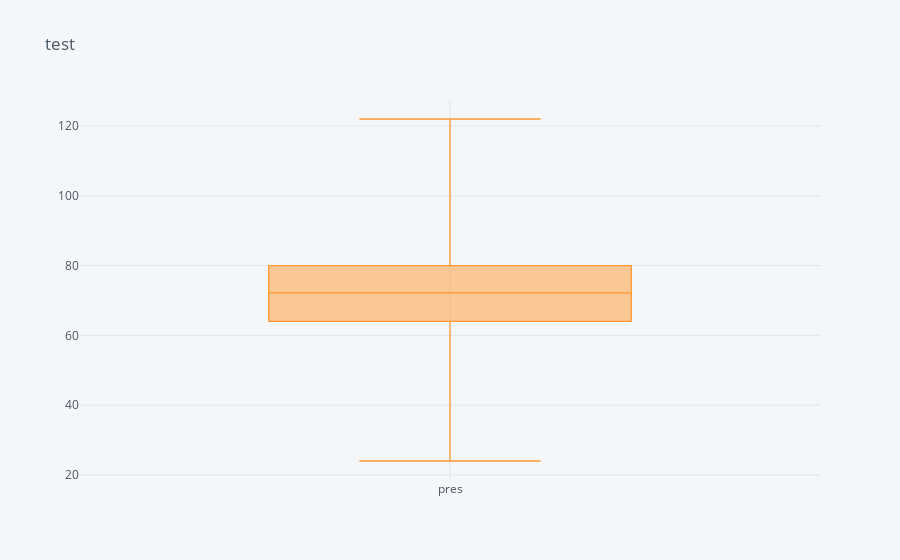

Notebook code cell kept with this figure:
### Code cell
data['pres'].iplot(kind='box', title='test')

### Figure 1 — Plotly figure (JSON) as saved in the notebook; plotly's stock layout.template omitted (floating-point values rounded to 4 significant figures; data arrays with more than 128 entries replaced by an {"elided": "..."} marker saying what was removed)
{"data": [{"boxpoints": false, "line": {"width": 1.3}, "marker": {"color": "rgba(255, 153, 51, 1.0)"}, "name": "pres", "orientation": "v", "type": "box", "y": {"elided": "768 float values"}}], "layout": {"legend": {"bgcolor": "#F5F6F9", "font": {"color": "#4D5663"}}, "paper_bgcolor": "#F5F6F9", "plot_bgcolor": "#F5F6F9", "title": {"font": {"color": "#4D5663"}, "text": "test"}, "xaxis": {"gridcolor": "#E1E5ED", "showgrid": true, "tickfont": {"color": "#4D5663"}, "title": {"font": {"color": "#4D5663"}, "text": ""}, "zerolinecolor": "#E1E5ED"}, "yaxis": {"gridcolor": "#E1E5ED", "showgrid": true, "tickfont": {"color": "#4D5663"}, "title": {"font": {"color": "#4D5663"}, "text": ""}, "zerolinecolor": "#E1E5ED"}}}
